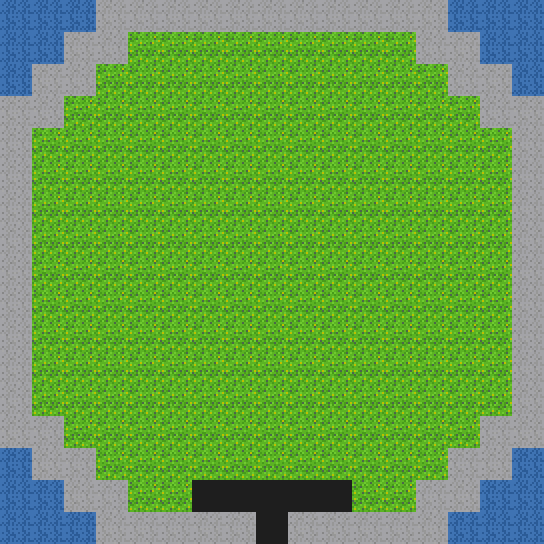

This game map was drawn from its Tiled (.tmx) file and the tilesets committed beside it. A one-line description and the full map source follow:
An orthogonal 17x17 tile map with 32x32 px tiles, 1 tile layer (Tile Layer 1) and 30 objects (blue,1, red,1, 1,1, 2,1, 3,1, ...).

<map version="1.4" tiledversion="1.4.3" orientation="orthogonal" renderorder="right-down" width="17" height="17" tilewidth="32" tileheight="32" infinite="0" nextlayerid="3" nextobjectid="45">
 <editorsettings>
  <export format="json" />
 </editorsettings>
 <tileset firstgid="1" source="../data/tilesetNew.tsx" />
 <layer id="1" name="Tile Layer 1" width="17" height="17">
  <data encoding="csv">
22,22,22,21,21,21,21,21,21,21,21,21,21,21,22,22,22,
22,22,21,21,20,20,20,20,20,20,20,20,20,21,21,22,22,
22,21,21,20,20,20,20,20,20,20,20,20,20,20,21,21,22,
21,21,20,20,20,20,20,20,20,20,20,20,20,20,20,21,21,
21,20,20,20,20,20,20,20,20,20,20,20,20,20,20,20,21,
21,20,20,20,20,20,20,20,20,20,20,20,20,20,20,20,21,
21,20,20,20,20,20,20,20,20,20,20,20,20,20,20,20,21,
21,20,20,20,20,20,20,20,20,20,20,20,20,20,20,20,21,
21,20,20,20,20,20,20,20,20,20,20,20,20,20,20,20,21,
21,20,20,20,20,20,20,20,20,20,20,20,20,20,20,20,21,
21,20,20,20,20,20,20,20,20,20,20,20,20,20,20,20,21,
21,20,20,20,20,20,20,20,20,20,20,20,20,20,20,20,21,
21,20,20,20,20,20,20,20,20,20,20,20,20,20,20,20,21,
21,21,20,20,20,20,20,20,20,20,20,20,20,20,20,21,21,
22,21,21,20,20,20,20,20,20,20,20,20,20,20,21,21,22,
22,22,21,21,20,20,15,15,15,15,15,20,20,21,21,22,22,
22,22,22,21,21,21,21,21,15,21,21,21,21,21,22,22,22
</data>
 </layer>
 <objectgroup id="2" name="Object Layer 1">
  <object id="1" name="blue,1" type="blue,1" gid="35" x="224.241" y="543.024" width="32" height="32" />
  <object id="2" name="red,1" type="red,1" gid="36" x="288.686" y="544.291" width="32" height="32" />
  <object id="17" type="1,1" gid="30" x="416.007" y="543.024" width="32" height="32" />
  <object id="18" type="2,1" gid="29" x="417.908" y="511.352" width="32" height="32" />
  <object id="19" type="3,1" gid="30" x="449.58" y="510.718" width="32" height="32" />
  <object id="20" type="4,1" gid="29" x="450.847" y="480.313" width="32" height="32" />
  <object id="21" type="5,1" gid="30" x="480.619" y="478.413" width="32" height="32" />
  <object id="22" type="6,1" gid="29" x="482.519" y="447.374" width="32" height="32" />
  <object id="23" type="7,1" gid="30" x="513.558" y="447.374" width="32" height="32" />
  <object id="24" type="8,1" gid="33" x="511.024" y="128.753" width="32" height="32" />
  <object id="25" type="9,1" gid="30" x="478.718" y="126.852" width="32" height="32" />
  <object id="26" type="10,1" gid="33" x="478.718" y="96.4471" width="32" height="32" />
  <object id="27" type="11,1" gid="30" x="447.046" y="95.1803" width="32" height="32" />
  <object id="28" type="12,1" gid="33" x="447.046" y="64.1416" width="32" height="32" />
  <object id="29" type="13,1" gid="30" x="415.374" y="62.8747" width="32" height="32" />
  <object id="30" type="14,1" gid="33" x="414.741" y="32.4695" width="32" height="32" />
  <object id="31" type="15,1" gid="32" x="96.7527" y="34.3698" width="32" height="32" />
  <object id="32" type="16,1" gid="33" x="94.8524" y="65.4085" width="32" height="32" />
  <object id="33" type="17,1" gid="32" x="62.5468" y="66.0419" width="32" height="32" />
  <object id="34" type="18,1" gid="33" x="63.1803" y="97.0806" width="32" height="32" />
  <object id="35" type="19,1" gid="32" x="32.1416" y="97.714" width="32" height="32" />
  <object id="36" type="20,1" gid="33" x="31.5082" y="128.119" width="32" height="32" />
  <object id="37" type="21,1" gid="32" x="1.10293" y="130.02" width="32" height="32" />
  <object id="38" type="22,1" gid="29" x="1.73638" y="448.007" width="32" height="32" />
  <object id="39" type="23,1" gid="32" x="33.4085" y="449.908" width="32" height="32" />
  <object id="40" type="24,1" gid="29" x="32.775" y="479.68" width="32" height="32" />
  <object id="41" type="25,1" gid="32" x="65.714" y="481.58" width="32" height="32" />
  <object id="42" type="26,1" gid="29" x="66.3475" y="513.252" width="32" height="32" />
  <object id="43" type="27,1" gid="32" x="97.3861" y="513.252" width="32" height="32" />
  <object id="44" type="28,1" gid="29" x="97.3861" y="543.657" width="32" height="32" />
 </objectgroup>
</map>